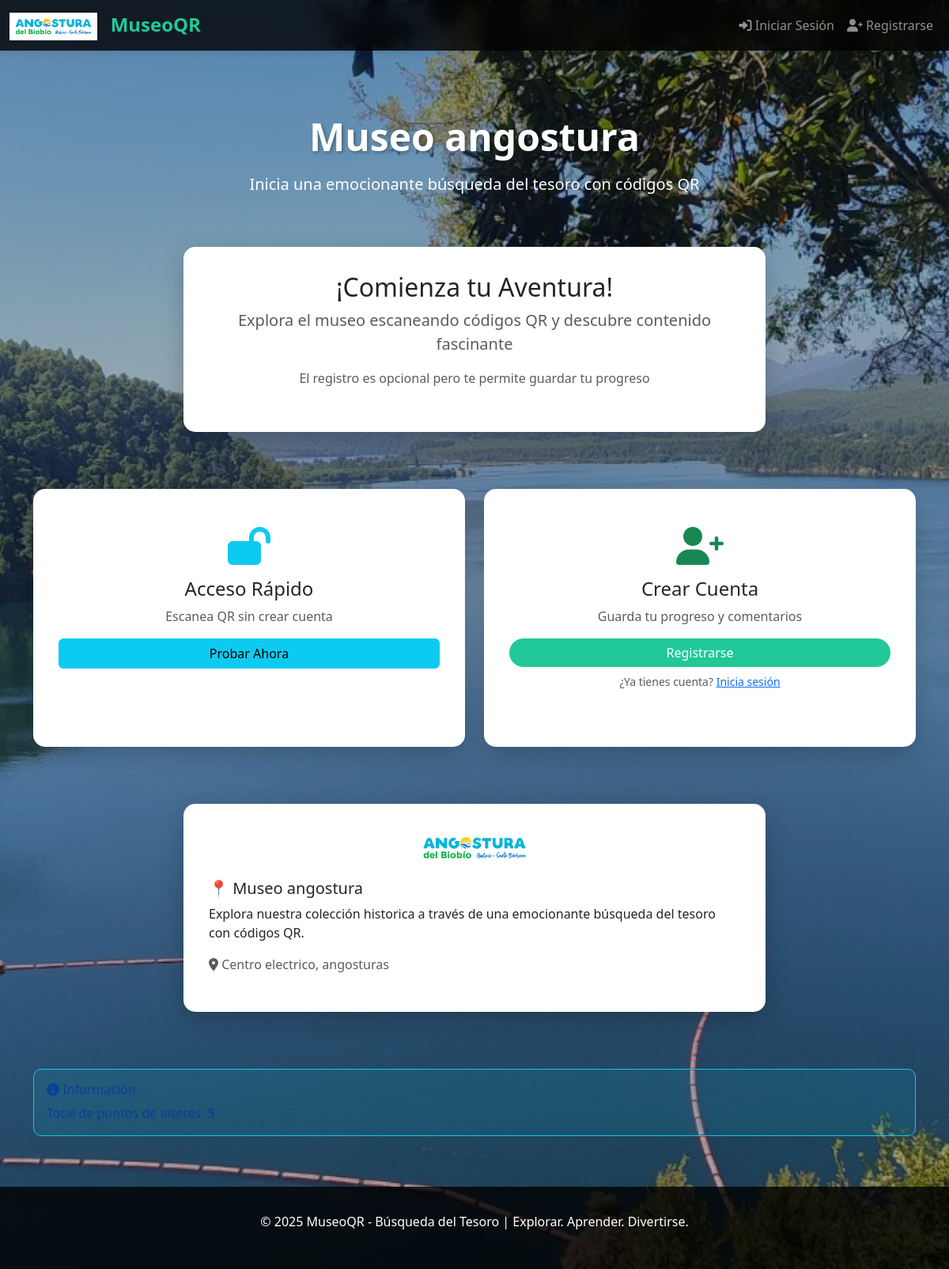
The page / on the database its author committed.
### qrmuseum/models.py (models this page shows, shortened)
class MuseoConfig(models.Model):
    nombre = models.CharField(max_length=150, default="Mi Museo")
    descripcion = models.TextField(blank=True)
    ubicacion = models.CharField(max_length=255, blank=True)
    imagen_logo = models.ImageField(upload_to='logos/', blank=True, null=True)
    imagen_fondo = models.ImageField(upload_to='backgrounds/', blank=True, null=True, help_text="Imagen de fondo para la página")
    fecha_creacion = models.DateTimeField(auto_now_add=True)
    fecha_actualizacion = models.DateTimeField(auto_now=True)
    class Meta:
        verbose_name = 'Configuración del Museo'
        verbose_name_plural = 'Configuración del Museo'

### qrmuseum/views.py (the view, shortened to what this page needs)
# urls.py: path('', views.inicio, name='inicio'),
def inicio(request):
    museo = obtener_museo_config()
    total_qrs = QRCode.objects.filter(activo=True).count()
    progreso = None
    usuario_museo = None
    porcentaje_completado = 0
    data = {
        'museo': museo,
        'total_qrs': total_qrs,
        'progreso': progreso,
        'usuario_museo': usuario_museo,
        'porcentaje_completado': int(porcentaje_completado),
        'es_usuario': request.user.is_authenticated
    }
    return render(request, 'inicio.html', data)

### qrmuseum/context_processors.py (called while the page is built)
def museo_global(request):
    try:
        museo = MuseoConfig.objects.first()
    except:
        museo = None
    return {
        'museo': museo
    }

### qrmuseum/views.py (called while the page is built)
def obtener_museo_config():
    config, _ = MuseoConfig.objects.get_or_create(id=1)
    return config

### templates/inicio.html (shortened to what this page needs)
{% extends 'base.html' %}
{% block content %}
<div class="container">
    <div class="hero">
        <h1> {{ museo.nombre | default:"Bienvenido al Museo" }}</h1>
        <p class="lead">Inicia una emocionante búsqueda del tesoro con códigos QR</p>
    </div>
    {% if user.is_authenticated %}
        <div class="row mb-4">
            <div class="col-md-8 mx-auto">
                <div class="card content-box">
                    <div class="row align-items-center">
                        <div class="col-md-8">
                            <h3>¡Bienvenido de vuelta, {{ user.first_name | default:user.username }}!</h3>
                            <p class="text-muted">Continúa tu aventura en el museo</p>
                            {% if usuario_museo %}
                                <div class="mb-3">
                                    <p><strong>Nivel:</strong> <span class="badge bg-success">{{ usuario_museo.nivel }}</span></p>
                                    <p><strong>Puntos:</strong> {{ usuario_museo.puntos }} 🏆</p>
                                    <p><strong>QR escaneados:</strong> {{ usuario_museo.total_qrs_escaneados }}/{{ total_qrs }}</p>
                                </div>
                                {% if total_qrs > 0 %}
                                    <div class="progress" style="height: 25px;">
                                        <div class="progress-bar" role="progressbar"
                                             style="width: {{ porcentaje_completado }}%">
                                            {{ porcentaje_completado }}% Completado
                                        </div>
                                    </div>
                                {% endif %}
                            {% endif %}
                        </div>
                        <div class="col-md-4 text-center">
                            <img src="{% if usuario_museo.avatar %}{{ usuario_museo.avatar.url }}{% else %}https://via.placeholder.com/100{% endif %}"
                                 alt="Avatar" class="rounded-circle" style="width: 100px; height: 100px; object-fit: cover;">
                        </div>
                    </div>
                </div>
            </div>
        </div>
        <div class="row">
            <div class="col-md-6 mb-4">
                <div class="card content-box h-100 text-center">
                    <i class="fas fa-camera text-primary" style="font-size: 3rem; margin: 1rem 0;"></i>
                    <h4>Escanear Código QR</h4>
                    <p class="text-muted">Escanea códigos QR para descubrir contenido del museo</p>
                    <a href="{% url 'escanear_qr' %}" class="btn btn-primary">Comenzar a Escanear</a>
                </div>
            </div>
            <div class="col-md-6 mb-4">
                <div class="card content-box h-100 text-center">
                    <i class="fas fa-chart-line text-success" style="font-size: 3rem; margin: 1rem 0;"></i>
                    <h4>Ver Mi Progreso</h4>
                    <p class="text-muted">Revisa tu progreso y tus comentarios</p>
                    <a href="{% url 'mi_progreso' %}" class="btn btn-success">Mi Progreso</a>
                </div>
            </div>
        </div>
        {% if user.is_staff %}
            <div class="row mt-4">
                <div class="col-md-12">
                    <div class="card content-box">
                        <h5 class="card-title">
                            <i class="fas fa-tachometer-alt"></i> Panel de Administración
                        </h5>
                        <p class="text-muted">Acceso rápido a funciones administrativas</p>
                        <a href="{% url 'admin_dashboard' %}" class="btn btn-warning">
                            <i class="fas fa-sliders-h"></i> Ir al Dashboard
                        </a>
                    </div>
                </div>
            </div>
        {% endif %}
    {% else %}
        <div class="row">
            <div class="col-md-8 mx-auto mb-5">
                <div class="card content-box">
                    <div class="text-center">
                        <h2>¡Comienza tu Aventura!</h2>
                        <p class="lead text-muted">Explora el museo escaneando códigos QR y descubre contenido fascinante</p>
                        <p class="text-muted mb-4">El registro es opcional pero te permite guardar tu progreso</p>
                    </div>
                </div>
            </div>
        </div>
        <div class="row">
            <div class="col-md-6 mb-4">
                <div class="card content-box h-100 text-center">
                    <i class="fas fa-lock-open text-info" style="font-size: 3rem; margin: 1rem 0;"></i>
                    <h4>Acceso Rápido</h4>
                    <p class="text-muted">Escanea QR sin crear cuenta</p>
                    <a href="{% url 'escanear_qr' %}" class="btn btn-info mb-2" onclick="
                        if(!confirm('Necesitas iniciar sesión para escanear. ¿Deseas hacerlo?')) return false;">
                        Probar Ahora
                    </a>
                </div>
            </div>
            <div class="col-md-6 mb-4">
                <div class="card content-box h-100 text-center">
                    <i class="fas fa-user-plus text-success" style="font-size: 3rem; margin: 1rem 0;"></i>
                    <h4>Crear Cuenta</h4>
                    <p class="text-muted">Guarda tu progreso y comentarios</p>
                    <a href="{% url 'registro' %}" class="btn btn-success mb-2">Registrarse</a>
                    <p class="small text-muted">¿Ya tienes cuenta? <a href="{% url 'login' %}">Inicia sesión</a></p>
                </div>
            </div>
        </div>
        {% if museo.descripcion %}
            <div class="row mt-5">
                <div class="col-md-8 mx-auto">
                    <div class="card content-box">
                        {% if museo.imagen_logo %}
                            <div class="text-center mb-3">
                                <img src="{{ museo.imagen_logo.url }}" alt="Logo del museo" style="max-width: 150px; height: auto;">
                            </div>
                        {% endif %}
                        <h5>📍 {{ museo.nombre }}</h5>
                        <p>{{ museo.descripcion }}</p>
                        {% if museo.ubicacion %}
                            <p class="text-muted"><i class="fas fa-map-marker-alt"></i> {{ museo.ubicacion }}</p>
                        {% endif %}
                    </div>
                </div>
            </div>
        {% endif %}
    {% endif %}
    <div class="row mt-5">
        <div class="col-md-12">
            <div class="alert alert-info" role="alert">
                <h6><i class="fas fa-info-circle"></i> Información</h6>
                <p class="mb-0">Total de puntos de interés: <strong>{{ total_qrs }}</strong></p>
            </div>
        </div>
    </div>
</div>
{% endblock %}

### templates/base.html (shortened to what this page needs)
<!DOCTYPE html>
<html lang="es">
<head>
    <link href="https://cdn.jsdelivr.net/npm/bootstrap@5.3.0/dist/css/bootstrap.min.css" rel="stylesheet">
    <link rel="stylesheet" href="https://cdnjs.cloudflare.com/ajax/libs/font-awesome/6.0.0/css/all.min.css">
</head>
<body>
    <nav class="navbar navbar-expand-lg navbar-dark">
        <div class="container-fluid">
            <a class="navbar-brand nav-brand" href="{% url 'inicio' %}">
                {% if museo.imagen_logo %}
                    <img src="{{ museo.imagen_logo.url }}" alt="Logo" style="height: 35px; margin-right: 10px; vertical-align: middle;">
                {% else %}
                    <i class="fas fa-museum"></i>
                {% endif %}
                MuseoQR
            </a>
            <div class="collapse navbar-collapse" id="navbarNav">
                <ul class="navbar-nav ms-auto">
                    {% if user.is_authenticated %}
                        <li class="nav-item">
                            <a class="nav-link" href="{% url 'escanear_qr' %}">
                                <i class="fas fa-camera"></i> Escanear
                            </a>
                        </li>
                        <li class="nav-item">
                            <a class="nav-link" href="{% url 'mi_progreso' %}">
                                <i class="fas fa-chart-line"></i> Mi Progreso
                            </a>
                        </li>
                        {% if user.is_staff %}
                            <li class="nav-item">
                                <a class="nav-link" href="{% url 'admin_dashboard' %}">
                                    <i class="fas fa-tachometer-alt"></i> Admin
                                </a>
                            </li>
                        {% endif %}
                        <li class="nav-item dropdown">
                            <a class="nav-link dropdown-toggle" href="#" id="userDropdown" role="button" data-bs-toggle="dropdown">
                                <i class="fas fa-user"></i> {{ user.first_name | default:user.username }}
                            </a>
                            <ul class="dropdown-menu dropdown-menu-end" aria-labelledby="userDropdown">
                                <li><a class="dropdown-item" href="{% url 'editar_perfil' %}">Editar Perfil</a></li>
                                <li><hr class="dropdown-divider"></li>
                                <li><a class="dropdown-item" href="{% url 'logout' %}">Cerrar Sesión</a></li>
                            </ul>
                        </li>
                    {% else %}
                        <li class="nav-item">
                            <a class="nav-link" href="{% url 'login' %}">
                                <i class="fas fa-sign-in-alt"></i> Iniciar Sesión
                            </a>
                        </li>
                        <li class="nav-item">
                            <a class="nav-link" href="{% url 'registro' %}">
                                <i class="fas fa-user-plus"></i> Registrarse
                            </a>
                        </li>
                    {% endif %}
                </ul>
            </div>
        </div>
    </nav>
    <div class="container-main">
        {% block content %}{% endblock %}
    </div>
    <footer class="footer">
        <p>&copy; 2025 MuseoQR - Búsqueda del Tesoro | Explorar. Aprender. Divertirse.</p>
    </footer>
</body>
</html>

### rows shown on the page
MuseoConfig: imagen_logo (picture), nombre "Museo angostura", descripcion "Explora nuestra colección historica a través de una emocionante búsqueda del tesoro con códigos QR.", ubicacion "Centro electrico, angosturas"
